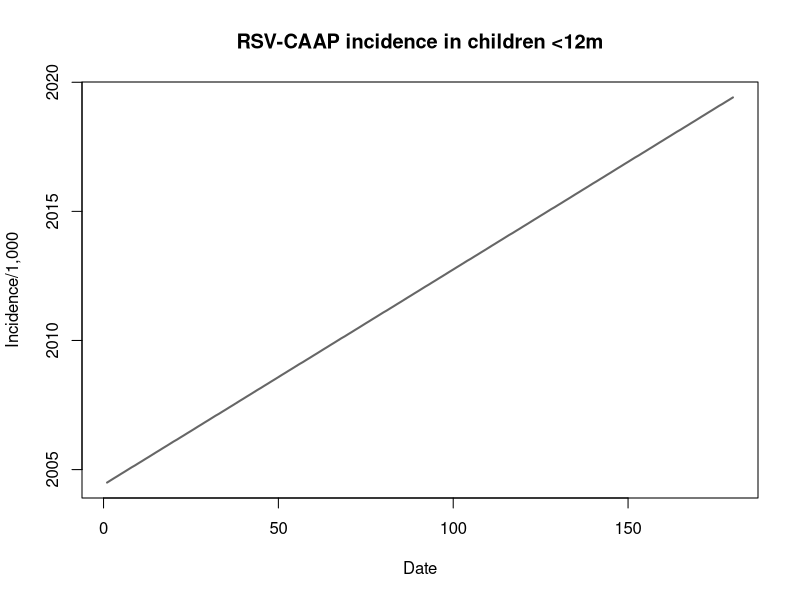

Source code (R): (Note: this script raises an error after producing the figure.)


library(ggplot2)
library(dplyr)
library(forecast)
library(knitr)
library(zoo)



# Read data
RSV_CAAP_12 = read.csv("RSV CAAP under 12 months.csv")

head(RSV_CAAP_12)

str(RSV_CAAP_12)

# Change Excel dates to R dates
RSV_CAAP_12$Date <- as.Date(RSV_CAAP_12$Date)

str(RSV_CAAP_12)

# Sort by Date
RSV_CAAP_12 <- RSV_CAAP_12[order(RSV_CAAP_12$Date),]

# Line plot of the raw data
plot(RSV_CAAP_12$Date, RSV_CAAP_12$Inc_RSV_CAAP_12, type = "l", col = "grey40", lwd = 2,
     xlab = "Date", ylab = "Incidence/1,000", main = "RSV-CAAP incidence in children <12m")

# Plot trends in the Pre-, Early- and Late-PCV periods
plot <- ggplot(data = RSV_CAAP_12, aes(x = Date, y = Inc_RSV_CAAP_12)) +
  geom_line() +
  
  # Add trend lines for Pre-, Early- and Late-PCV periods
  
  geom_smooth(data = subset(RSV_CAAP_12, Date >= as.Date("2004-07-01") & Date <= as.Date("2009-06-30")),
              method = "lm", formula = y ~ poly(x, 1), se = FALSE, color = "orangered") +
  geom_smooth(data = subset(RSV_CAAP_12, Date >= as.Date("2011-07-01") & Date <= as.Date("2015-06-30")),
              method = "lm", formula = y ~ poly(x, 1), se = FALSE, color = "orangered") +
  geom_smooth(data = subset(RSV_CAAP_12, Date >= as.Date("2015-07-01") & Date <= as.Date("2019-06-30")),
              method = "lm", formula = y ~ poly(x, 1), se = FALSE, color = "orangered") +
  
  
  labs(title = "RSV-CAAP incidence trend lines for Pre-, Early- and Late-PCV periods; Children <12m",
       x = "Date",
       y = "RSV-CAAP incidence/1,000") +
  theme_minimal()

print(plot)



# Variable first intervention (July 2011)
RSV_CAAP_12$Interv_1 <- ifelse(RSV_CAAP_12$Date >= as.Date("2004-07-01") & RSV_CAAP_12$Date < as.Date("2009-07-01"), 0,
                           ifelse(RSV_CAAP_12$Date >= as.Date("2009-07-01") & RSV_CAAP_12$Date < as.Date("2011-07-01"), NA,
                                  ifelse(RSV_CAAP_12$Date >= as.Date("2011-07-01") & RSV_CAAP_12$Date < as.Date("2019-07-01"), 1, NA)))

# Variable time from first intervention (July 2011)
RSV_CAAP_12 <- RSV_CAAP_12 %>%
  mutate(Time_Interv_1 = case_when(
    between(Date, as.Date("2004-07-01"), as.Date("2009-06-01")) ~ 0,
    between(Date, as.Date("2009-07-01"), as.Date("2011-06-01")) ~ NA_real_,
    between(Date, as.Date("2011-07-01"), as.Date("2019-06-01")) ~ row_number() - 84
  ))


# Variable time from stable CAAP incidence point (July 2015)
RSV_CAAP_12 <- RSV_CAAP_12 %>%
  mutate(Time_Interv_2 = case_when(
    between(Date, as.Date("2004-07-01"), as.Date("2009-06-01")) ~ 0,
    between(Date, as.Date("2009-07-01"), as.Date("2011-06-01")) ~ NA_real_,
    between(Date, as.Date("2011-07-01"), as.Date("2015-06-01")) ~ 0,
    between(Date, as.Date("2015-07-01"), as.Date("2019-06-01")) ~ row_number() - 132
  ))

# Convert CAAP incidence to time series object
ts_RSV_CAAP_12 <- ts(RSV_CAAP_12$Inc_RSV_CAAP_12, start = c(2004, 7), frequency = 12)

str(ts_RSV_CAAP_12)


# Decompose the time series
decomposition <- decompose(ts_RSV_CAAP_12)

# Examine the seasonal component of the time series
plot(decomposition)

# Extract the seasonal component
seasonal_component <- decomposition$seasonal

# Seasonally adjusted series
RSV_CAAP_12$seas_adj_RSV_CAAP_12 <- RSV_CAAP_12$Inc_RSV_CAAP_12 - seasonal_component



# Plot ACF and PACF un-adjusted model
par(mfrow=c(2, 1))  # Set up a 2x1 plotting grid
acf(RSV_CAAP_12$seas_adj_RSV_CAAP_12, main="ACF Plot (Un-adjusted)", lag.max=20)
pacf(RSV_CAAP_12$seas_adj_RSV_CAAP_12, main="PACF Plot (Un-adjusted)", lag.max=20)
par(mfrow=c(1, 1))



# Set the ranges for p, d, q
p_values <- 0:3
d_values <- 0:1
q_values <- 0:3

# Initialize variables for best AIC, corresponding model, and 'best' order
best_aic <- Inf
best_model <- NULL
best_order <- c(0, 0, 0)

# Create an empty data frame to store results
results_table <- data.frame(p = numeric(0), d = numeric(0), q = numeric(0), AIC = numeric(0))

# Fit ARIMA(0,0,0) model (unadjusted model)
unadjusted_model <- arima(RSV_CAAP_12$seas_adj_RSV_CAAP_12, order = c(0, 0, 0))
unadjusted_aic <- AIC(unadjusted_model)

# Store results for the unadjusted model in the data frame
results_table <- rbind(results_table, c(0, 0, 0, unadjusted_aic))

# Nested loops for grid search
for (p in p_values) {
  for (d in d_values) {
    for (q in q_values) {
      # Fit ARIMA model
      current_order <- c(p, d, q)
      current_model <- arima(RSV_CAAP_12$seas_adj_RSV_CAAP_12, order = current_order)
      
      # Calculate AIC
      current_aic <- AIC(current_model)
      
      # Store results in the data frame
      results_table <- rbind(results_table, c(p, d, q, current_aic))
      
      # Check if current AIC is lower than the best AIC
      if (current_aic < best_aic) {
        best_aic <- current_aic
        best_model <- current_model
        best_order <- current_order
      }
    }
  }
}

# Add column names to the results table
colnames(results_table) <- c("p", "d", "q", "AIC")

# Sort the results table by AIC in ascending order
results_table <- results_table[order(results_table$AIC), ]

# Print the sorted results table
print(results_table)


# Print the best model order and AIC
cat("'Best' Model Order:", best_order, "\n")
cat("Lowest AIC:", best_aic, "\n")

# Fit the best model
best_model <- arima(RSV_CAAP_12$seas_adj_RSV_CAAP_12, order = best_order)


# Plot ACF and PACF of the residuals of the best model in a single column
par(mfrow = c(2, 1))
acf(residuals(best_model), main = "ACF of Residuals")
pacf(residuals(best_model), main = "PACF of Residuals")
par(mfrow=c(1, 1))

# Box-Ljung test
residuals <- residuals(best_model)

box_ljung_test <- Box.test(residuals, type = "Ljung-Box", lag = 20)

print(box_ljung_test)



# Extract the fitted values from the arima object
fitted_RSV_CAAP_12 <- fitted(best_model)

# Add the fitted values as a new column to CAAP_12
RSV_CAAP_12$fitted_RSV_CAAP_12 <- fitted_RSV_CAAP_12

# View the updated data frame
head(RSV_CAAP_12)



# Fit linear regression through fitted values with intervention points
lin_RSV_CAAP_12 <- lm(fitted_RSV_CAAP_12 ~ Time + Interv_1 + Time_Interv_1 + Time_Interv_2, data = RSV_CAAP_12[(RSV_CAAP_12$Time<61 | RSV_CAAP_12$Time>84 ), ])
summary_lin_RSV_CAAP_12 <- summary(lin_RSV_CAAP_12)
summary_lin_RSV_CAAP_12


# Confidence intervals of the model coefficients
confint.RSV_CAAP_12 <- confint.default(lin_RSV_CAAP_12, level = 0.95)


# Trends and level change
trends_table_RSV_CAAP_12 <- data.frame(
  Parameter = c("Pre-PCV period trend", "Level change Early-PCV vs. Pre-PCV", "Early-PCV trend", "Late-PCV trend"),
  Coefficient = round(c(
    summary(lin_RSV_CAAP_12)$coefficients[2,1],
    summary(lin_RSV_CAAP_12)$coefficients[3,1],
    (summary(lin_RSV_CAAP_12)$coefficients[4,1]) + (summary(lin_RSV_CAAP_12)$coefficients[2,1]),
    (summary(lin_RSV_CAAP_12)$coefficients[5,1]) + (summary(lin_RSV_CAAP_12)$coefficients[4,1]) + (summary(lin_RSV_CAAP_12)$coefficients[2,1])
  ), 3),
  CI_Lower = round(c(
    confint.RSV_CAAP_12[2,1],
    confint.RSV_CAAP_12[3,1],
    confint.RSV_CAAP_12[4,1] + confint.RSV_CAAP_12[2,1],
    confint.RSV_CAAP_12[5,1] + confint.RSV_CAAP_12[4,1] + confint.RSV_CAAP_12[2,1]
  ), 3),
  CI_Upper = round(c(
    confint.RSV_CAAP_12[2,2],
    confint.RSV_CAAP_12[3,2],
    confint.RSV_CAAP_12[4,2] + confint.RSV_CAAP_12[2,2],
    confint.RSV_CAAP_12[5,2] + confint.RSV_CAAP_12[4,2] + confint.RSV_CAAP_12[2,2]
  ), 3),
  p_value = round(c(
    summary(lin_RSV_CAAP_12)$coefficients[2,4],
    summary(lin_RSV_CAAP_12)$coefficients[3,4],
    summary(lin_RSV_CAAP_12)$coefficients[4,4],
    summary(lin_RSV_CAAP_12)$coefficients[5,4]
  ), 3)
)

names(trends_table_RSV_CAAP_12)[1:5] <- c("Period", "Trend", "Lower 95% CI", "Upper 95% CI", "p-value")

kable(
  trends_table_RSV_CAAP_12,
  align = c("l", "c", "c", "c", "c"),
  col.names = c("Period", "Trend", "Lower 95% CI", "Upper 95% CI", "p value")
)

# Write the table to a CSV file
current_directory <- getwd()

file_path <- file.path(current_directory, "trends table RSV-CAAP 12.csv")

write.csv(trends_table_RSV_CAAP_12, file = file_path, row.names = FALSE)



# Calculate predicted values and confidence intervals
pred_RSV_CAAP_12 <- predict(lin_RSV_CAAP_12, interval = "confidence", level = 0.95)

# Add predicted values and confidence intervals to the data frame
RSV_CAAP_12$pred_values <- NA
RSV_CAAP_12$lower_ci <- NA
RSV_CAAP_12$upper_ci <- NA

RSV_CAAP_12[(RSV_CAAP_12$Time < 61 | RSV_CAAP_12$Time > 84), c("pred_values", "lower_ci", "upper_ci")] <- pred_RSV_CAAP_12


head(RSV_CAAP_12)


# Plot
plot(Inc_RSV_CAAP_12 ~ Date, data = RSV_CAAP_12, type = "l", col = "royalblue2", lwd = 2, 
     main = "RSV-CAAP incidence plus trend",
     xlab = "Date", ylab = "Incidence/1,000")

# Lines for trends values
lines(RSV_CAAP_12$pred_values ~ RSV_CAAP_12$Date , col = "orangered2", lwd = 2)

# Lines for confidence intervals
lines(RSV_CAAP_12$lower_ci ~ RSV_CAAP_12$Date, col = "black", lty = 2, lwd = 2)
lines(RSV_CAAP_12$upper_ci ~ RSV_CAAP_12$Date, col = "black", lty = 2, lwd = 2)

# Lines begin & end of interim period
abline(v = as.numeric(as.Date("2009-07-01")), col = "grey40", lty = 2)
abline(v = as.numeric(as.Date("2011-07-01")), col = "grey40", lty = 2)

# Legend
legend("topright", legend = c("RSV-CAAP incidence", "Trend", "Trend 95% CI"), 
       col = c("royalblue2", "orangered2", "black"), lty = c(1, 1, 2), lwd = c(2, 2, 2), cex = 0.8)





# Subset Pre-PCV period
subset_RSV_CAAP_12 <- subset(RSV_CAAP_12, Date >= as.Date("2004-07-01") & Date <= as.Date("2009-06-30"))

# Fit the linear regression model
Pre_PCV_RSV_CAAP_12_model <- lm(subset_RSV_CAAP_12$fitted_RSV_CAAP_12 ~ Date , 
                            data = subset_RSV_CAAP_12)

# Months for the counterfactual period  (July 2009 - June 2013)
date_sequence <- seq(as.Date("2009-07-01"), as.Date("2013-06-01"), by = "months")

# Dataframe with Date variable July 2009 through June 2013
counterfact_dates <- data.frame(
  Date = date_sequence
)

# predictions for the counterfactual period
predicted_values <- predict(Pre_PCV_RSV_CAAP_12_model, newdata = counterfact_dates, interval = "confidence", level = 0.95)

# Temporary data frame with the counterfactual trend and confidence intervals
counterfact_data_RSV_CAAP_12 <- data.frame(
  Date = counterfact_dates,
  Pred_counterfact_RSV_CAAP_12 = predicted_values[, 1],
  Counterfact_Lower_CI = predicted_values[, 2],
  Counterfact_Upper_CI = predicted_values[, 3]
)

# Merge counterfactual data frame with original data frame
RSV_CAAP_12 <- merge(RSV_CAAP_12, counterfact_data_RSV_CAAP_12, by = "Date", all.x = TRUE)



# Plot and save
png("RSV-CAAP under 12 months plot.png", width = 800, height = 600)

plot(Inc_RSV_CAAP_12 ~ Date, data = RSV_CAAP_12, type = "l", col = "royalblue2", lwd = 2, 
     main = "RSV-CAAP incidence plus trend; children under 12m",
     xlab = "Date", ylab = "Incidence/1,000")

# Lines for trends values
lines(RSV_CAAP_12$pred_values ~ RSV_CAAP_12$Date , col = "orangered2", lwd = 2)

# Lines for confidence intervals
lines(RSV_CAAP_12$lower_ci ~ RSV_CAAP_12$Date, col = "black", lty = 2, lwd = 2)
lines(RSV_CAAP_12$upper_ci ~ RSV_CAAP_12$Date, col = "black", lty = 2, lwd = 2)

# Line for counterfactual trend
lines(RSV_CAAP_12$Pred_counterfact_RSV_CAAP_12 ~ RSV_CAAP_12$Date , col = "cyan2", lwd = 2)

# Lines for counterfactual trend confidence intervals
lines(RSV_CAAP_12$Counterfact_Lower_CI ~ RSV_CAAP_12$Date, col = "cyan2", lty = 2, lwd = 2)
lines(RSV_CAAP_12$Counterfact_Upper_CI ~ RSV_CAAP_12$Date, col = "cyan2", lty = 2, lwd = 2)

# Lines begin & end of interim period
abline(v = as.numeric(as.Date("2009-07-01")), col = "grey40", lty = 2)
abline(v = as.numeric(as.Date("2011-07-01")), col = "grey40", lty = 2)

# Legend
legend("topright", legend = c("RSV-CAAP incidence", "Trend", "Trend 95% CI", "Counterfactual trend", "Counterfactual trend 95% CI"), 
       col = c("royalblue2", "orangered2", "black", "cyan2", "cyan2"), lty = c(1, 1, 2, 1, 2), lwd = c(2, 2, 2, 2, 2), cex = 0.8)

dev.off()

